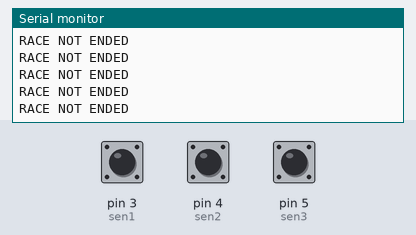
Recording of a sketch running on a simulated Arduino Uno, built with avr-gcc and run on an emulated ATmega328P. On the bench: the last lines printed to the serial monitor. Inputs (shaded band) come from the test bench; at power-on: pin 3 (sen1) HIGH, pin 4 (sen2) HIGH, pin 5 (sen3) HIGH.

Above: at 1.2 s.
1.3 s: pin 3 (sen1) pulled LOW for 0.15 s
At 1.9 s:
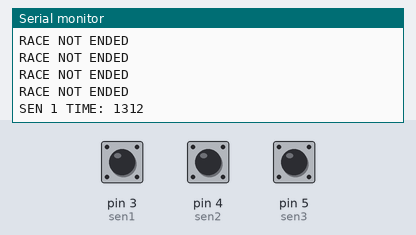
2.9 s: pin 4 (sen2) pulled LOW for 0.15 s
At 3.7 s:
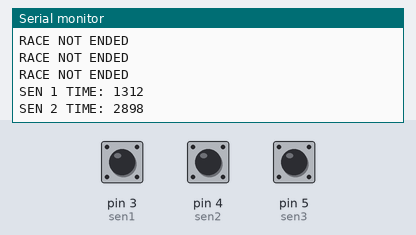
4.5 s: pin 5 (sen3) pulled LOW for 0.15 s
At 6.0 s:
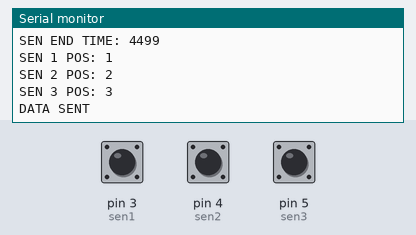

The sketch:

contoller.ino
```cpp
//car main controller

#include <SoftwareSerial.h>

const int rxPin1 = 0; //
const int txPin1 = 6; // on IC it is pin 9(verified)
const int rxPin2 = 1; //
const int txPin2 = 7; // on IC it is pin 13(verified)
const int rxPin3 = 2; //
const int txPin3 = 8   ; // on IC it is pin 14(verified)

SoftwareSerial mySerial1(rxPin1, txPin1); // RX, TX
SoftwareSerial mySerial2(rxPin2, txPin2); // RX, TX
SoftwareSerial mySerial3(rxPin3, txPin3); // RX, TX

int sen1 = 3;// This was pin number 9 (on IC : pin 1)(verified)
int sen2 = 4;// This was pin number 10 (on IC : pin 10) (verifeid)
int sen3 = 5;// This was pin number 5 (on IC : pin 11) (verified)

unsigned long sen1time;
unsigned long sen2time;
unsigned long sen3time;
unsigned long endtime;

boolean sen1e = false;
boolean sen2e = false;
boolean sen3e = false;
boolean raceended = false;
boolean datasent= false;

int sen1pos=0;
int sen2pos=0;
int sen3pos=0;

void setup() {
  // put your setup code here, to run once:
  Serial.begin(9600);
    mySerial1.begin(9600);
    mySerial2.begin(9600);
    mySerial3.begin(9600);
  pinMode(sen1, INPUT_PULLUP);
  pinMode(sen2, INPUT_PULLUP);
  pinMode(sen3, INPUT_PULLUP);
digitalWrite(sen1,HIGH);
digitalWrite(sen2,HIGH);
digitalWrite(sen3,HIGH);
}
int tempsen1;
int tempsen2;
int tempsen3;
void loop() {
  // put your main code here, to run repeatedly:
  if(!sen1e){
    tempsen1 = digitalRead(sen1);
  if (tempsen1 == LOW )
  {
    sen1time = millis();
   Serial.print("SEN 1 TIME: ");
  Serial.println(sen1time);
    sen1e = true;
  }}
  if(!sen2e){
    tempsen2 = digitalRead(sen2);
  if (tempsen2 == LOW )
  {
    sen2time = millis();
    Serial.print("SEN 2 TIME: ");
  Serial.println(sen2time);
    sen2e = true;
  }}
  if(!sen3e){
    tempsen3 = digitalRead(sen3);
  if (digitalRead(sen3) == LOW )
  {
    sen3time = millis();
     Serial.print("SEN 3 TIME: ");
  Serial.println(sen3time);
    sen3e = true;
  }}

  if (sen1e && sen2e && sen3e && !raceended)
  {
    endtime = millis();
    raceended = true;

  Serial.print("SEN END TIME: ");
  Serial.println(endtime);
   Serial.println();

  if(sen1time<sen2time && sen1time<sen3time && sen2time<sen3time && raceended)
  {
    sen1pos=1;
    sen2pos=2;
    sen3pos=3;
    }
  if(sen1time<sen2time && sen1time<sen3time && sen2time>sen3time && raceended)
  {
    sen1pos=1;
    sen2pos=3;
    sen3pos=2;
    }

  if(sen2time<sen1time && sen2time<sen3time && sen1time<sen3time && raceended)
  {
    sen1pos=2;
    sen2pos=1;
    sen3pos=3;
    }

  if(sen2time<sen1time && sen2time<sen3time && sen1time>sen3time && raceended)
  {
    sen1pos=3;
    sen2pos=1;
    sen3pos=2;
    }
 if(sen3time<sen1time && sen3time<sen2time && sen1time<sen2time && raceended)
  {
    sen1pos=2;
    sen2pos=3;
    sen3pos=1;
    }

  if(sen3time<sen1time && sen3time<sen2time && sen1time>sen2time && raceended)
  {
    sen1pos=3;
    sen2pos=2;
    sen3pos=1;
    }
    Serial.print("SEN 1 POS: ");
    Serial.println(sen1pos);
    Serial.print("SEN 2 POS: ");
    Serial.println(sen2pos);
    Serial.print("SEN 3 POS: ");
    Serial.println(sen3pos);
     Serial.println();
     mySerial1.print(sen1pos);
     delay(100);
     mySerial2.print(sen2pos);
     delay(100);
     mySerial3.print(sen3pos);
     delay(100);
     Serial.println("DATA SENT");
     datasent=true;
}


  if(tempsen1 == HIGH && tempsen2 == HIGH && tempsen3 == HIGH)
{
  sen1e = false;
   sen2e = false;
     sen3e = false;
   raceended = false;
   datasent=false;
   Serial.println("RACE NOT ENDED");
   sen1pos=0;
   sen2pos=0;
   sen3pos=0;
   sen1time=0;
   sen2time=0;
   sen3time=0;
  }
}
```

Measured:
- after the input at 1.3 s, the serial monitor: prints a new line after 0.08 s (image 1)
- after the input at 2.9 s, the serial monitor: prints a new line at once (image 2)
- after the input at 4.5 s, the serial monitor: prints a new line at once (image 3)
